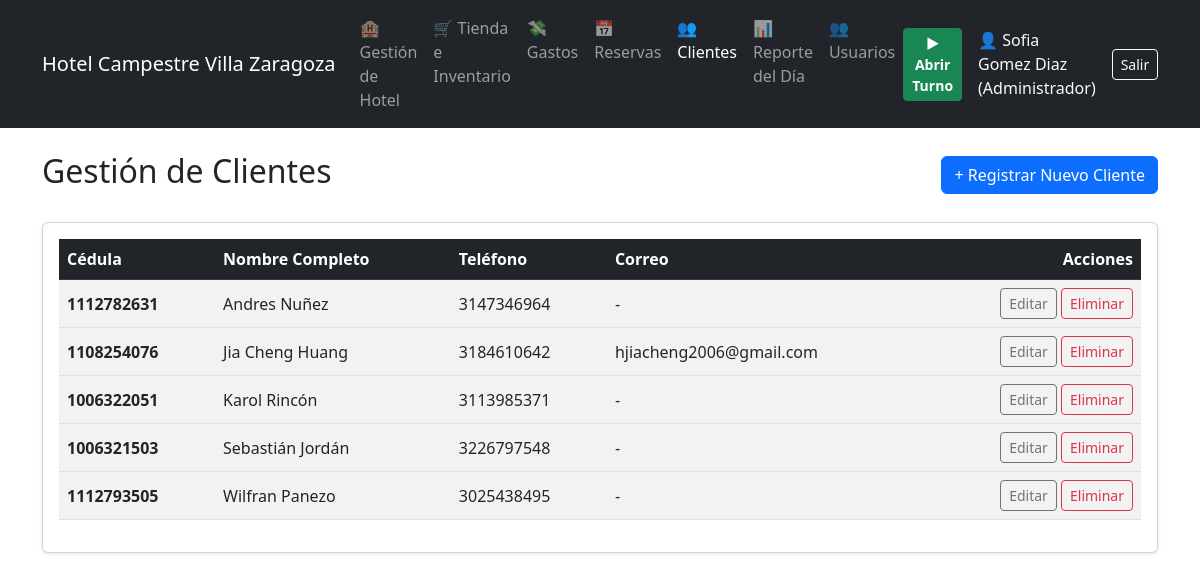
/clientes (signed in), run on the app's committed database.
### tables this page shows
CREATE TABLE clientes (
            id INTEGER PRIMARY KEY AUTOINCREMENT,
            nombre TEXT NOT NULL,
            cedula TEXT UNIQUE NOT NULL,
            telefono TEXT,
            correo TEXT
        );

### app.py (the view)
@app.route('/clientes')
def clientes():
    conn = get_db_connection()
    clientes_list = conn.execute('SELECT * FROM clientes ORDER BY nombre ASC').fetchall()
    conn.close()
    return render_template('clientes.html', clientes=clientes_list)

### app.py (called while the page is built, shortened)
def get_db_connection():
    conn = sqlite3.connect(db_path)
    conn.row_factory = sqlite3.Row
    return conn

@app.before_request
def require_login():
    if request.method == 'POST':
        conn = get_db_connection()
        conn.execute("UPDATE configuracion SET valor = ? WHERE clave = 'last_update'", (str(time.time()),))
        conn.commit()
        conn.close()
    allowed_routes = ['login', 'static']
    if request.endpoint not in allowed_routes and 'usuario_id' not in session:
        return redirect(url_for('login'))

@app.context_processor
def inject_totales():
    if 'usuario_id' in session:
        conn = get_db_connection()
        turno_abierto = conn.execute("SELECT * FROM turnos WHERE estado = 'Abierto' ORDER BY id DESC LIMIT 1").fetchone()
        base_caja_hoy = 0
        gran_total_hoy = 0
        turno_id = None
        conn.close()
        return dict(gran_total_hoy=gran_total_hoy, base_caja_hoy=base_caja_hoy, turno_activo=turno_abierto is not None, turno_id=turno_id)
    return dict()

### templates/clientes.html (shortened to what this page needs)
{% extends 'base.html' %}
{% block content %}
<div class="d-flex justify-content-between align-items-center mb-4">
    <h2>Gestión de Clientes</h2>
    <button class="btn btn-primary" type="button" data-bs-toggle="collapse" data-bs-target="#collapseForm">
        + Registrar Nuevo Cliente
    </button>
</div>
<div class="card shadow-sm">
    <div class="card-body">
        <table class="table table-striped table-hover align-middle">
            <thead class="table-dark">
                <tr>
                    <th>Cédula</th>
                    <th>Nombre Completo</th>
                    <th>Teléfono</th>
                    <th>Correo</th>
                    <th class="text-end">Acciones</th>
                </tr>
            </thead>
            <tbody>
                {% for c in clientes %}
                <tr>
                    <td class="fw-bold">{{ c.cedula }}</td>
                    <td>{{ c.nombre }}</td>
                    <td>{{ c.telefono if c.telefono else '-' }}</td>
                    <td>{{ c.correo if c.correo else '-' }}</td>
                    <td class="text-end">
                        <button class="btn btn-sm btn-outline-secondary" type="button" data-bs-toggle="collapse" data-bs-target="#edit-{{ c.id }}">Editar</button>
                        <form action="{{ url_for('eliminar_cliente', id=c.id) }}" method="POST" class="d-inline" onsubmit="return confirm('¿Seguro que deseas eliminar este cliente?');">
                            <button type="submit" class="btn btn-sm btn-outline-danger">Eliminar</button>
                        </form>
                    </td>
                </tr>
                {% else %}
                <tr>
                    <td colspan="5" class="text-center text-muted py-4">No hay clientes registrados en la base de datos.</td>
                </tr>
                {% endfor %}
            </tbody>
        </table>
    </div>
</div>
{% endblock %}

### data on the page
clientes: cedula "1112782631", nombre "Andres Nuñez", telefono "3147346964", correo "-"
clientes: cedula "1108254076", nombre "Jia Cheng Huang", telefono "3184610642", correo "hjiacheng2006@gmail.com"
clientes: cedula "1006322051", nombre "Karol Rincón", telefono "3113985371", correo "-"
clientes: cedula "1006321503", nombre "Sebastián Jordán", telefono "3226797548", correo "-"
clientes: cedula "1112793505", nombre "Wilfran Panezo", telefono "3025438495", correo "-"

### other printed values
{{ session.get('usuario_nombre') }} "Sofia Gomez Diaz"
{{ session.get('usuario_rol') }} "Administrador"
